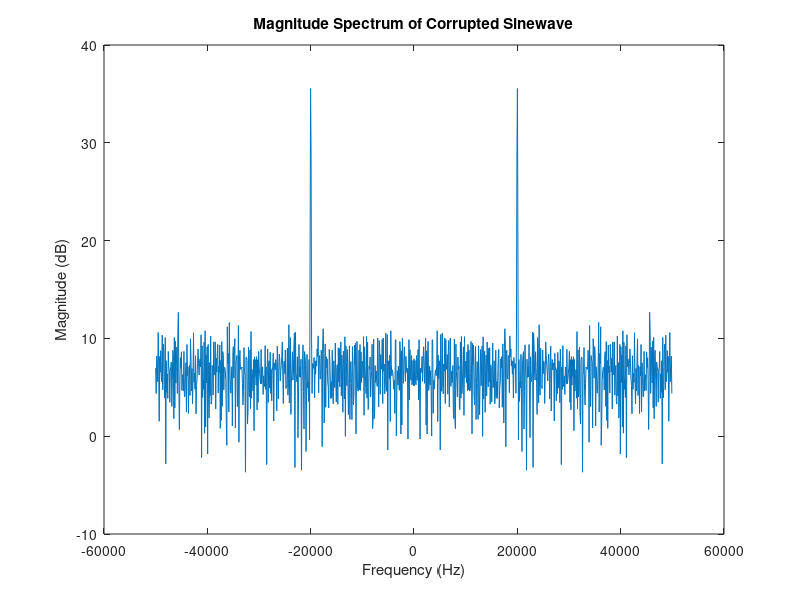

Here is the MATLAB script that generated this plot: (Note: this script raises an error after producing the figure.)
% Ivan Chowdhury
% 9/24/2019
% Digital Signal Processing
% Problem Set 1

clc, close all, clear all;

%6
fs = 100*10^3; % system parameters
f = 20*10^3;
wlen = 1000;
N = 1024;

t2 = wlen/fs;   % time interval
step = t2/1000;
t = 0:step:t2 - step;

wave = 2*sin(2*pi*f.*t);    % Create corrupted sine wave
noise = normrnd(0, sqrt(0.2), 1, wlen);
noisywave = wave + noise;

window = chebwin(wlen,30);  % Chebychev filter
windowedsig = window' .* noisywave;

dft = fftshift(fft(windowedsig,N)); % DFT
freq = linspace(-50*10^3,(50*10^3) - (fs/N),N);

figure
plot(freq,20*log10(abs(dft)));
title("Magnitude Spectrum of Corrupted Sinewave");
xlabel("Frequency (Hz)");
ylabel("Magnitude (dB)");

%%
%7
%a
b = [1 .1 -.72];    % Transfer function coefficients (found by hand)
a = [1 .95 .9025];

[zeros,poles,k] = tf2zpk(b,a);
zeros
poles

figure
zplane(zeros,poles);
title("Zero-Pole Plot");
xlabel("Real Component");
ylabel("Imaginary Component");